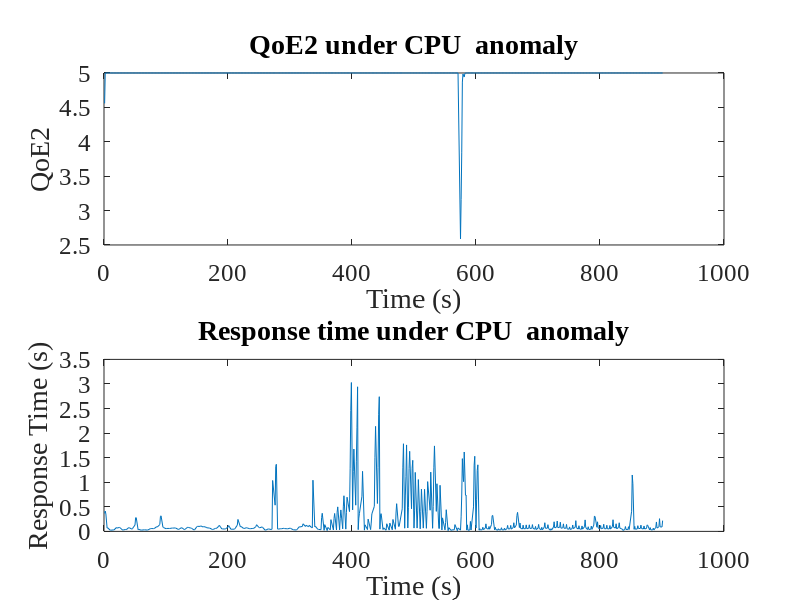
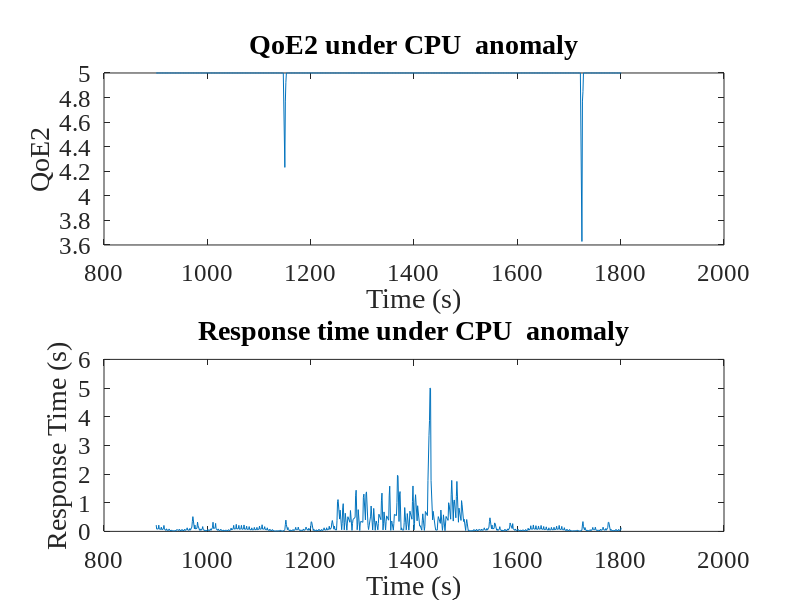
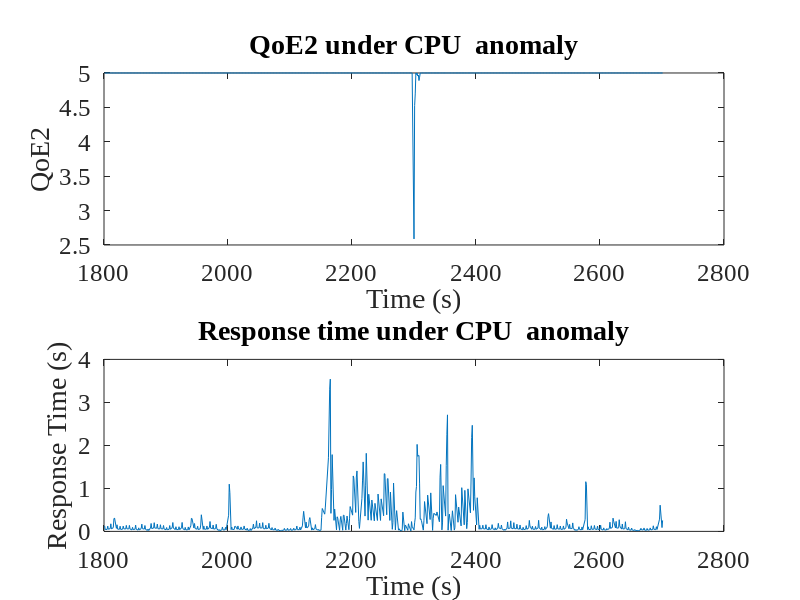
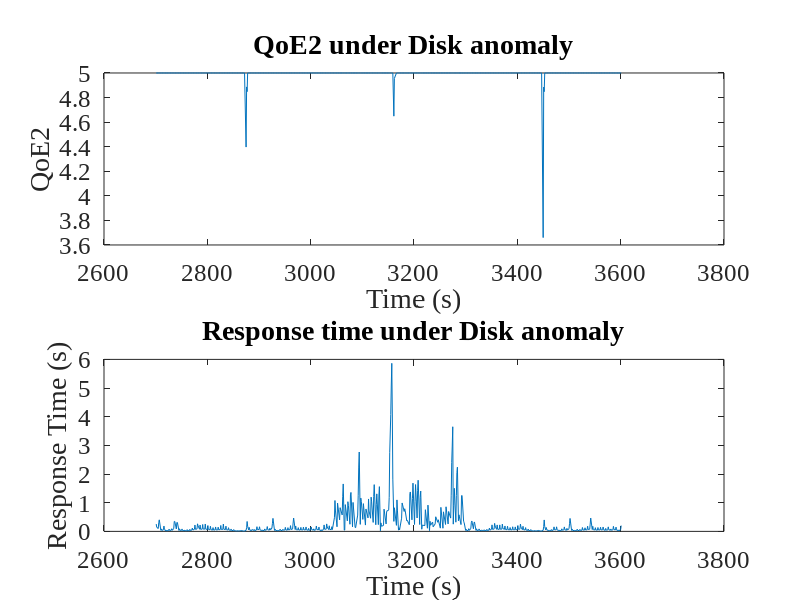

Reproduce these figures in MATLAB, in order.
clc;
close all;

load results;
responseTime=responseTime(yindex);
RTS=TS(yindex);
RTS=RTS-RTS(1)+1;
figure;
plot(RTS, responseTime);
set(gca, 'FontName', 'Times New Roman', 'FontSize', 18);

figure;
plot(RTS, QoE2);
set(gca, 'FontName', 'Times New Roman', 'FontSize', 18);

%% group 1 experiments
anomalies=char('CPU', 'CPU', 'CPU','Disk','Disk','Disk','Mem','Mem');
T1=900;
startTime=1;
ind0=min(find(RTS>=startTime));
for i=1:8
    ind1=min(find(RTS>=startTime+T1*i));
    figure;
    subplot(2,1,1);
    plot(RTS(ind0:ind1), QoE2(ind0:ind1));
    set(gca, 'FontName', 'Times New Roman', 'FontSize', 18);
    ylabel('QoE2');
    xlabel('Time (s)');
    title(sprintf('QoE2 under %s anomaly', anomalies(i,:)));
    subplot(2,1,2);
    plot(RTS(ind0:ind1), responseTime(ind0:ind1));
    set(gca, 'FontName', 'Times New Roman', 'FontSize', 18);
    ylabel('Response Time (s)');
    xlabel('Time (s)');
    title(sprintf('Response time under %s anomaly', anomalies(i,:)));
    figfile=sprintf('graphs/QoE2RT_%s', anomalies(i,:));
    print(figfile,'-dpng','-r800');
    ind0=ind1;
end

for i=1:8
    ind1=min(find(RTS>=startTime+T1*i));
    figure;
    subplot(2,1,1);
    plot(RTS(ind0:ind1), QoE2(ind0:ind1));
    set(gca, 'FontName', 'Times New Roman', 'FontSize', 18);
    ylabel('QoE2');
    xlabel('Time (s)');
    title(sprintf('QoE2 under %s anomaly', anomalies(i,:)));
    subplot(2,1,2);
    plot(RTS(ind0:ind1), estimate(ind0:ind1));
    set(gca, 'FontName', 'Times New Roman', 'FontSize', 18);
    ylabel(' Estimated Response Time (s)');
    xlabel('Time (s)');
    title(sprintf('Estimated response time under %s anomaly', anomalies(i,:)));
    figfile=sprintf('graphs/QoE2EstimatedRT_%s', anomalies(i,:));
    print(figfile,'-dpng','-r800');
    ind0=ind1;
end

xtt=value-value(1)+1;
figure;
plot(xtt, tt);
set(gca, 'FontName', 'Times New Roman', 'FontSize', 18);
ylabel('Training Time (s)');
xlabel('Time');
title('Cost time for training the model');
figfile='graphs/traintime';
print(figfile,'-dpng','-r800');